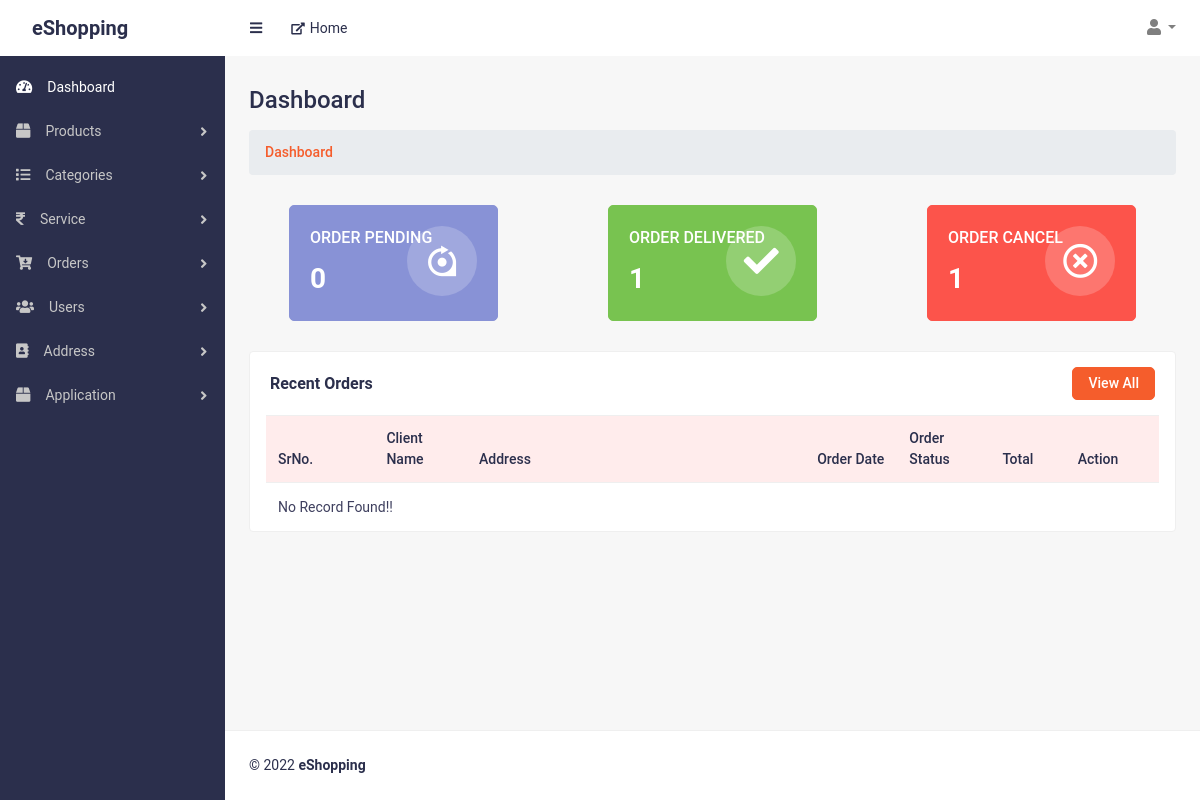
/index.php (signed in), run on an earlier commit of the app's database.
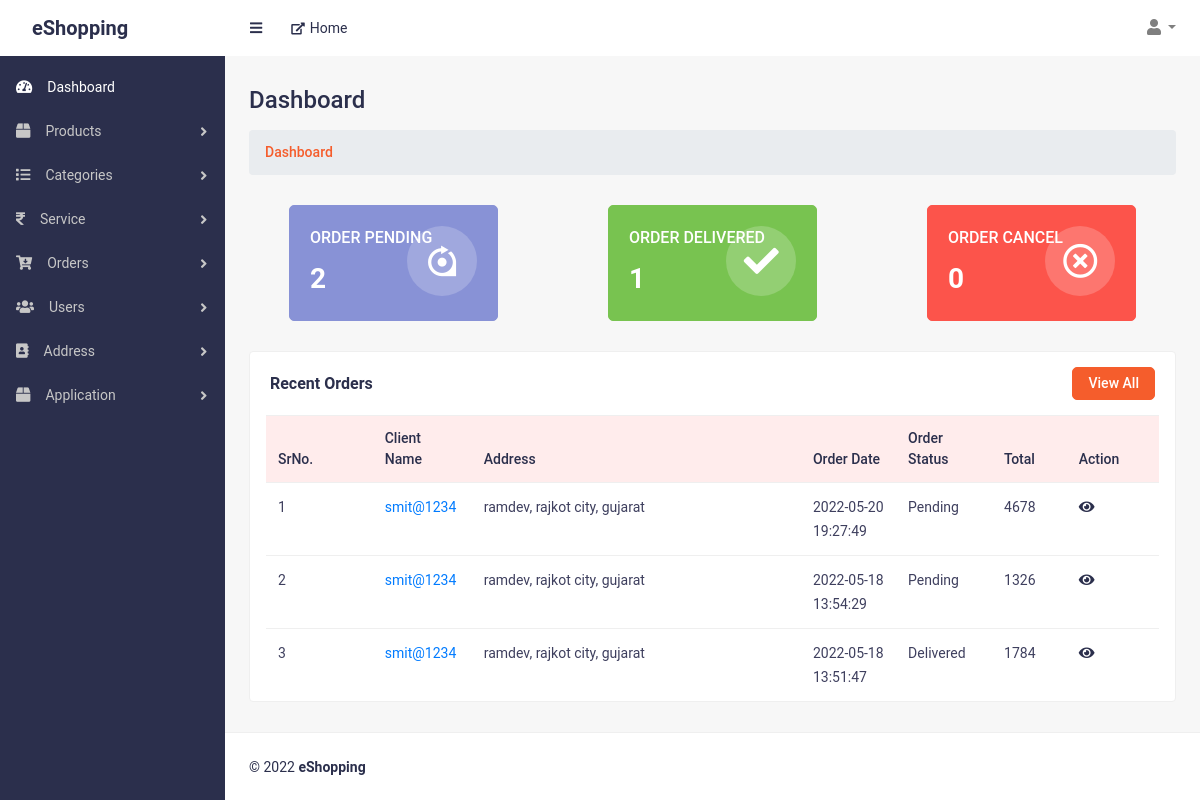
And on a later commit of the database.
### tables this page shows
CREATE TABLE `orders` (
  `id` int(11) NOT NULL,
  `userId` int(11) NOT NULL,
  `checkoutId` varchar(150) DEFAULT '',
  `subTotal` int(11) NOT NULL,
  `taxStripeId` varchar(150) NOT NULL,
  `couponStripeId` varchar(150) DEFAULT '',
  `total` int(11) NOT NULL,
  `orderStatus` tinyint(2) NOT NULL,
  `payment` tinyint(4) NOT NULL DEFAULT 0,
  `modifiedDate` datetime DEFAULT NULL,
  `createdDate` datetime DEFAULT NULL,
  `status` tinyint(2) NOT NULL DEFAULT 0
);

CREATE TABLE `users` (
  `id` int(11) NOT NULL,
  `username` varchar(50) NOT NULL,
  `email` varchar(50) NOT NULL,
  `password` varchar(150) NOT NULL,
  `firstname` varchar(50) NOT NULL,
  `lastname` varchar(50) NOT NULL,
  `gender` tinyint(2) NOT NULL,
  `mobile` varchar(12) NOT NULL,
  `phone` varchar(12) NOT NULL,
  `interestList` varchar(100) DEFAULT NULL,
  `otp` varchar(12) DEFAULT NULL,
  `otpexpiry` datetime DEFAULT NULL,
  `modifiedDate` datetime DEFAULT NULL,
  `createdDate` datetime DEFAULT NULL,
  `status` tinyint(2) NOT NULL DEFAULT 0
);

CREATE TABLE `orderaddress` (
  `id` int(11) NOT NULL,
  `orderId` int(11) NOT NULL,
  `addressType` tinyint(2) NOT NULL,
  `streetName` varchar(50) NOT NULL,
  `cityId` int(11) NOT NULL,
  `countryId` int(11) NOT NULL,
  `stateId` int(11) NOT NULL,
  `modifiedDate` datetime DEFAULT NULL,
  `createdDate` datetime DEFAULT NULL,
  `status` tinyint(2) NOT NULL DEFAULT 0
);

CREATE TABLE `cities` (
  `id` int(11) NOT NULL,
  `city` varchar(50) NOT NULL,
  `stateId` int(11) NOT NULL,
  `countryId` int(11) NOT NULL,
  `modifiedDate` datetime DEFAULT NULL,
  `createdDate` datetime DEFAULT NULL,
  `status` tinyint(4) NOT NULL DEFAULT 0
);

CREATE TABLE `states` (
  `id` int(11) NOT NULL,
  `state` varchar(50) NOT NULL,
  `countryId` int(11) NOT NULL,
  `modifiedDate` datetime DEFAULT NULL,
  `createdDate` datetime DEFAULT NULL,
  `status` tinyint(2) NOT NULL DEFAULT 0
);

### handler/dbHandler.php (called while the page is built, shortened)
<?php
class DBConnection
{
    private $hostname = "localhost";
    private $username = "root";
    private $password = "";
    private $database = "eshopping";
    private $conn;
    function __construct()
    {
        $this->conn = new mysqli($this->hostname, $this->username, $this->password, $this->database);
    }
    function getConnection()
    {
        return $this->conn;
    }
}

### handler/orderHandler.php (called while the page is built, shortened)
<?php
require_once("dbHandler.php");
class OrderHandler extends DBConnection
{
    function getRecentOrders($limit)
    {
        $sql = "SELECT orders.*, users.username, oa.streetName, cities.city, states.state, countries.country, servicetax.tax , coupons.discountAmount FROM orders JOIN servicetax ON servicetax.stripeId=orders.taxStripeId LEFT JOIN coupons ON coupons.stripeId = orders.couponStripeId JOIN users ON users.id=orders.userId JOIN orderaddress as oa ON oa.orderId=orders.id JOIN cities ON oa.cityId=cities.id JOIN states ON oa.stateId=states.id JOIN countries ON countries.id=oa.countryId WHERE orders.status=0 AND users.status=0 AND oa.status=0 AND oa.addressType=1 AND cities.status=0 AND states.status=0 AND countries.status=0 ORDER BY orders.id DESC LIMIT $limit";
        $result = $this->getConnection()->query($sql);
        $records = [];
        if ($result->num_rows > 0) {
            while ($row = $result->fetch_assoc()) {
                array_push($records, $row);
            }
        } else {
            $records = [];
        }
        return $records;
    }
    function TotalPending($search = '')
    {
        $search_ = ($search == '') ? 1 : "users.username LIKE '%" . $search . "%'";
        $sql = "SELECT count(*) AS total FROM orders JOIN users ON users.id=orders.userId WHERE $search_ AND orders.orderStatus=0 AND orders.status=0 AND users.status=0";
        $result = $this->getConnection()->query($sql);
        if ($result && $result->num_rows > 0) {
            return $result->fetch_assoc()["total"];
        }
        return 0;
    }
    function TotalCancelled($search = '')
    {
        $search_ = ($search == '') ? 1 : "users.username LIKE '%" . $search . "%'";
        $sql = "SELECT count(*) AS total FROM orders JOIN users ON users.id=orders.userId WHERE $search_ AND orders.orderStatus=2 AND orders.status=0 AND users.status=0";
        $result = $this->getConnection()->query($sql);
        if ($result && $result->num_rows > 0) {
            return $result->fetch_assoc()["total"];
        }
        return 0;
    }
}

### index.php (the view, shortened to what the changed rows need)
<?php
require("./handler/orderHandler.php");
$obj = new OrderHandler();
$orders = $obj->getRecentOrders(5);
$totalPending = $obj->TotalPending();
$totalCancelled = $obj->TotalCancelled();
?>
<!DOCTYPE html>
<html lang="en">
<head>
	<link href="css/styles.css" rel="stylesheet">
	<link href="css/admin-style.css" rel="stylesheet">
	<link href="vendor/bootstrap/css/bootstrap.min.css" rel="stylesheet">
	<link href="vendor/fontawesome-free/css/all.min.css" rel="stylesheet">
</head>
<body class="sb-nav-fixed">
	<div id="layoutSidenav">
		<div id="layoutSidenav_content">
			<main>
				<div class="container-fluid">
					<h2 class="mt-30 page-title">Dashboard</h2>
					<div class="row d-flex justify-content-around">
						<div class="col-xl-3 col-md-6">
							<div class="dashboard-report-card purple">
								<div class="card-content">
									<span class="card-title">Order Pending</span>
									<span class="card-count"><?= $totalPending ?></span>
								</div>
							</div>
						</div>
						<div class="col-xl-3 col-md-6">
							<div class="dashboard-report-card red">
								<div class="card-content">
									<span class="card-title">Order Cancel</span>
									<span class="card-count"><?= $totalCancelled ?></span>
								</div>
							</div>
						</div>
						<div class="col-xl-12 col-md-12">
							<div class="card card-static-2 mb-30">
								<div class="card-body-table px-3">
									<div class="table-responsive">
										<table class="table ucp-table table-hover">
											<thead>
											<tr>
													<th style="width:120px">SrNo.</th>
													<th style="width:100px">Client Name</th>
													<th style="width:400px">Address</th>
													<th style="width:100px">Order Date</th>
													<th style="width:100px">Order Status</th>
													<th style="width:80px">Total</th>
													<th style="width:100px">Action</th>
												</tr>
											</thead>
											<tbody>
												<?php
												if (count($orders) > 0) {
													$srno = 1;
													foreach ($orders as $order) {
												?>
														<tr>
															<td><?= $srno++ ?></td>
															<td>
																<a href="view_customer.php?view=<?= $order["userId"] ?>" target="_blank"><?= $order["username"] ?></a>
															</td>
															<td><?= $order["streetName"] . ", " . $order["city"] . ", " . $order["state"] ?></td>
															<td>
																<span class="delivery-time"><?= $order["createdDate"] ?></span>
															</td>
															<td>
																<?php
																	switch($order["orderStatus"]){
																		case 0:
																			echo "Pending";
																			break;
																		case 1;
																			echo "Delivered";
																			break;
																	}
																?>
															</td>
															<td><?= $order["total"] ?></td>
															<td class="action-btns">
                                                                <a href="view_order.php?view=<?=$order["id"]?>" class="view-shop-btn" title="View"><i class="fas fa-eye"></i></a>
                                                            </td>
														</tr>
												<?php
													}
												} else {
													echo "<tr><td colspan=7>No Record Found!!</td></tr>";
												}
												?>
											</tbody>
										</table>
									</div>
								</div>
							</div>
						</div>
					</div>
				</div>
			</main>
		</div>
	</div>
</body>
</html>

What changed in the data, as far as the page shows it:
added orders: userId.username "smit@1234", orderaddress.streetName "ramdev", cities.city "rajkot city", states.state "gujarat", createdDate "2022-05-20 19:27:49", orderStatus "Pending", total "4678"
now on this page (row edited): orders: userId.username "smit@1234", orderaddress.streetName "ramdev", cities.city "rajkot city", states.state "gujarat", createdDate "2022-05-18 13:54:29", orderStatus "Pending", total "1326"
now on this page (row edited): orders: userId.username "smit@1234", orderaddress.streetName "ramdev", cities.city "rajkot city", states.state "gujarat", createdDate "2022-05-18 13:51:47", orderStatus "Delivered", total "1784"
Also different on the page:
$totalPending: "0" → "2"
$totalCancelled: "1" → "0"
text no longer shown: "No Record Found!!"
